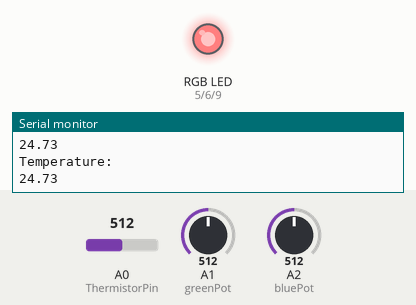
The sketch below on a simulated Arduino Uno, built with avr-gcc and run on an emulated ATmega328P. On the bench: an RGB LED mixed from three pins (HIGH = lit), the last lines printed to the serial monitor. The inputs (shaded band) are chosen by the test bench; at power-on: A0 (ThermistorPin) = 512, A1 (greenPot) = 512, A2 (bluePot) = 512.

Above: at 1.8 s.
1.9 s: A0 (ThermistorPin) set to 716
At 3.4 s:
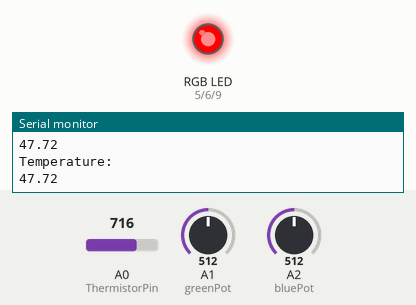
4.5 s: A0 (ThermistorPin) set to 1023
At 7.1 s:
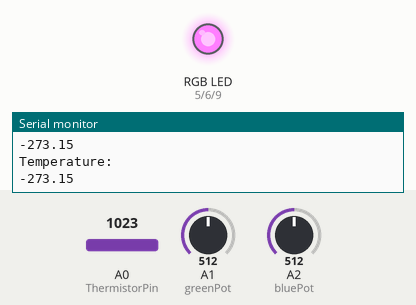
7.5 s: A1 (greenPot) set to 716
At 8.7 s:
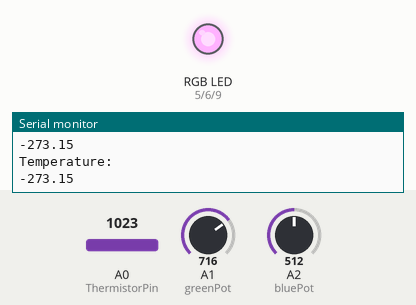
9.5 s: A1 (greenPot) set to 900
At 10.3 s:
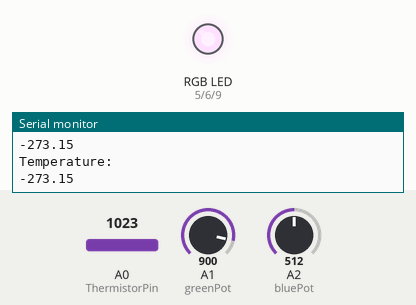
11.5 s: A0 (ThermistorPin) set to 511
At 14.0 s:
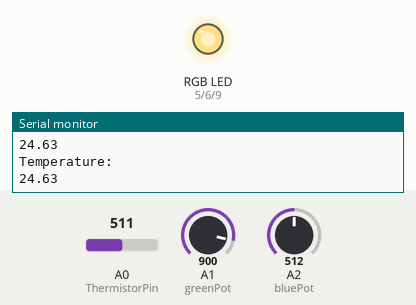
14.5 s: A2 (bluePot) set to 716
At 15.6 s:
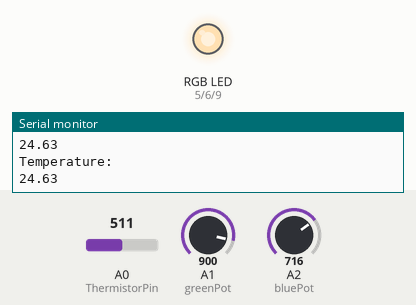
Timing chart, 0 to 17.5 s (numbered marks = the images above; inputs shaded):
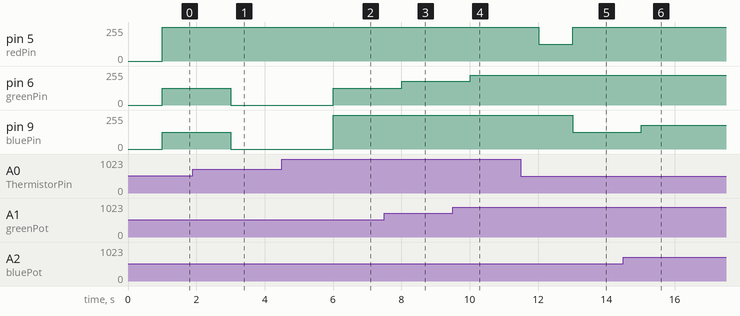

Measured:
- after the input at 1.9 s, pin 6 (greenPin), pin 9 (bluePin): 127/255 → 0/255 after 1.1 s
- after the input at 4.5 s, pin 6 (greenPin): 0/255 → 127/255 after 1.5 s; pin 9 (bluePin): 0/255 → 255/255 after 1.5 s
- after the input at 7.5 s, pin 6 (greenPin): 127/255 → 178/255 after 0.51 s
- after the input at 9.5 s, pin 6 (greenPin): 178/255 → 224/255 after 0.51 s
- after the input at 11.5 s, pin 5 (redPin): 255/255 → 127/255 after 0.52 s, → 255/255 1.0 s later; pin 9 (bluePin): 255/255 → 127/255 after 1.5 s
- after the input at 14.5 s, pin 9 (bluePin): 127/255 → 178/255 after 0.52 s

The sketch:

TempTest.ino
```cpp
int ThermistorPin = 0;
int Vo;
float R1 = 10000;
float logR2, R2, T;
float c1 = 1.009249522e-03, c2 = 2.378405444e-04, c3 = 2.019202697e-07;

//create constants for the three analog input pins
const int redPot = 0;
const int greenPot = 1;
const int bluePot = 2;

//create constants for the three RGB pulse width pins
const int redPin = 5;
const int greenPin = 6;
const int bluePin = 9;

//create variables to store the red, green and blue values
int redVal;
int greenVal;
int blueVal;


void setup() {
Serial.begin(9600);
}

void loop() {

  Vo = analogRead(ThermistorPin);
  R2 = R1 * (1023.0 / (float)Vo - 1.0);
  logR2 = log(R2);
  T = (1.0 / (c1 + c2*logR2 + c3*logR2*logR2*logR2));
  T = T - 273.15;

  Serial.println("Temperature: ");
  Serial.println(T);

  delay(1000);

  //read the three analog input pins and store their value to the color variables
  redVal = analogRead(redPot);
  greenVal = analogRead(greenPot);
  blueVal = analogRead(bluePot);

      redVal = map(redVal, 0, 1023, 0, 255);
      greenVal = map(greenVal, 0, 1023, 0, 255);
      blueVal = map(blueVal, 0, 1023, 0, 255);

      analogWrite(redPin, redVal);
      analogWrite(greenPin, greenVal);
      analogWrite(bluePin, blueVal);

      if (T < 16)  {
        digitalWrite (bluePin, HIGH);
      } else if (T < 20) {
        digitalWrite (greenPin, HIGH);
      } else if (T < 24) {
        digitalWrite (bluePin, LOW);
      } else if (T < 28) {
        digitalWrite (redPin, HIGH);
      } else if (T < 31)  {
        digitalWrite (bluePin, HIGH);
        digitalWrite (greenPin, LOW);
        digitalWrite(redPin, HIGH);
      } else  {
        digitalWrite (redPin, HIGH);
        digitalWrite (bluePin, LOW);
        digitalWrite (greenPin, LOW);
      }
}
```
